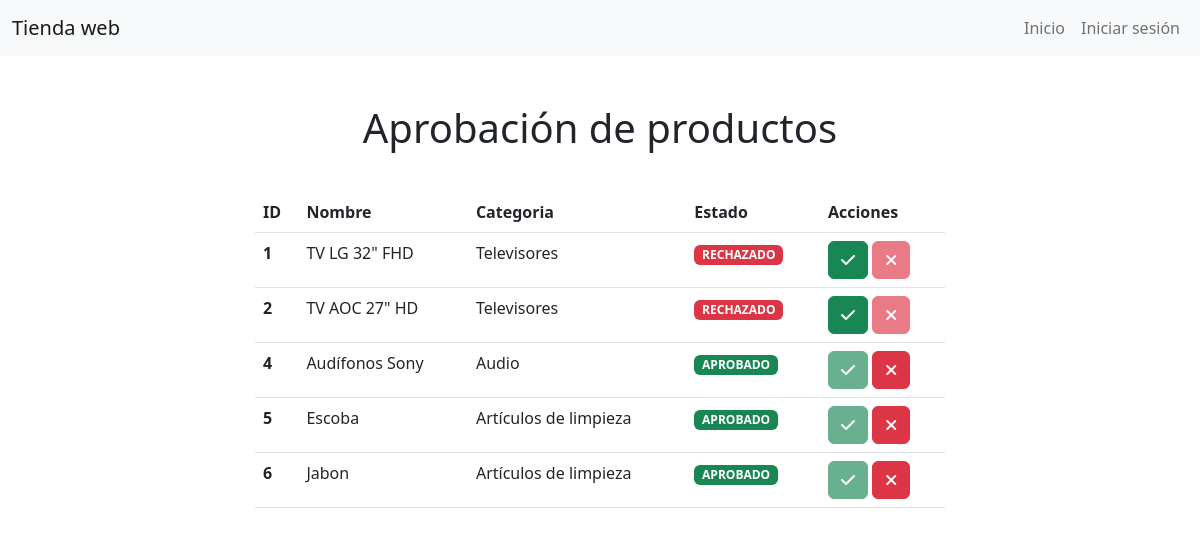
Page /aprobacion-productos/ on the committed database.
### appTiendaWeb/models.py (models this page shows, shortened)
class Producto(models.Model):
    nombre = models.CharField(max_length=100, blank=True)
    estado = models.CharField(max_length=50, blank=True, default='pendiente')
    descripcion = models.CharField(max_length=200, blank=True)
    valor = models.IntegerField(blank=True)
    stock = models.IntegerField(blank=True)
    categoria = models.ForeignKey(Categoria, on_delete=models.CASCADE)
    imagen = models.ImageField(upload_to='imagenProductos/')

class Categoria(models.Model):
    nombre = models.CharField(max_length=100, blank=True)
    descripcion = models.CharField(max_length=250, blank=True)
    def __str__(self):
        return self.nombre

### appTiendaWeb/views.py (the view)
# urls.py: path('aprobacion-productos/', aprobacion_productos, name='aprobacion_productos'),
def aprobacion_productos(request):
    productos = Producto.objects.all()
    contexto = {
        "productos": productos
    }
    return render(request, 'aprobacion_productos.html', contexto)

### appTiendaWeb/templates/aprobacion_productos.html (shortened to what this page needs)
{% extends 'base.html' %}
{% block contenido_principal %}
<div class="row d-flex justify-content-center">
    <div class="col-12 d-flex justify-content-center mt-5">
        <h1 class="d-block">Aprobación de productos</h1>
    </div>
</div>
<div class="row d-flex justify-content-center">
    <div class="col-7 mt-3 mb-5">
        <table class="table mt-3">
            <thead>
                <tr>
                    <th scope="col">ID</th>
                    <th scope="col">Nombre</th>
                    <th scope="col">Categoria</th>
                    <th scope="col">Estado</th>
                    <th scope="col">Acciones</th>
                </tr>
            </thead>
            <tbody>
                {% for producto in productos %}
                <tr>
                    <th scope="row">{{ producto.id }}</th>
                    <td>{{ producto.nombre }}</td>
                    <td>{{ producto.categoria }}</td>
                    <td>
                        {% if producto.estado == 'aprobado' %}
                            <span class="badge text-bg-success">APROBADO</span>
                        {% elif producto.estado == 'pendiente' %}
                            <span class="badge text-bg-warning">PENDIENTE</span>
                        {% elif producto.estado == 'rechazado' %}
                            <span class="badge text-bg-danger">RECHAZADO</span>
                        {% endif %}
                    </td>
                    <td>
                        {% if producto.estado == 'aprobado' %}
                            <a class="btn btn-success disabled" href="/productos/aprobar/{{ producto.id }}/"><i class="fa-solid fa-check"></i></a>
                        {% else %}
                            <a class="btn btn-success" href="/productos/aprobar/{{ producto.id }}/"><i class="fa-solid fa-check"></i></a>
                        {% endif %}
                        {% if producto.estado == 'rechazado' %}
                            <a class="btn btn-danger disabled" href="/productos/rechazar/{{ producto.id }}/"><i class="fa-solid fa-xmark"></i></a>
                        {% else %}
                            <a class="btn btn-danger" href="/productos/rechazar/{{ producto.id }}/"><i class="fa-solid fa-xmark"></i></a>
                        {% endif %}
                    </td>
                </tr>
                {% endfor %}
            </tbody>
        </table>
    </div>
</div>
{% endblock contenido_principal %}

### rows in the picture
Producto: id "1", nombre "TV LG 32\" FHD", categoria "Televisores", estado "RECHAZADO"
Producto: id "2", nombre "TV AOC 27\" HD", categoria "Televisores", estado "RECHAZADO"
Producto: id "4", nombre "Audífonos Sony", categoria "Audio", estado "APROBADO"
Producto: id "5", nombre "Escoba", categoria "Artículos de limpieza", estado "APROBADO"
Producto: id "6", nombre "Jabon", categoria "Artículos de limpieza", estado "APROBADO"
